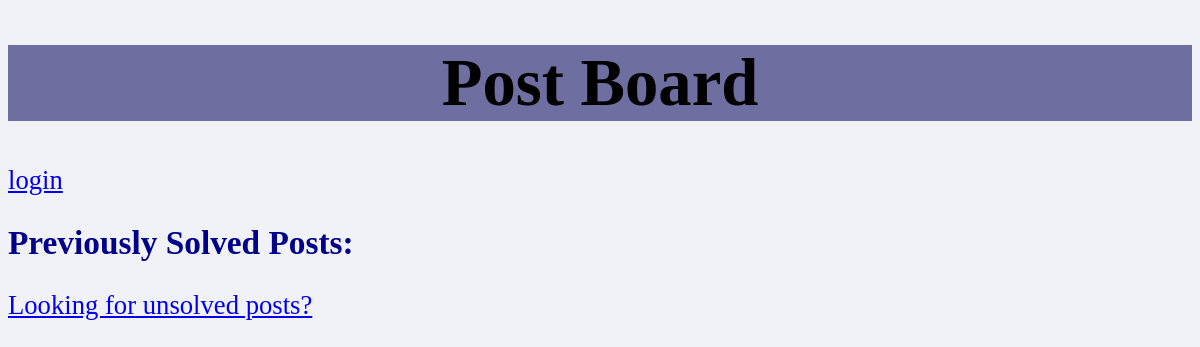
Before: /solved.php with the older database file.
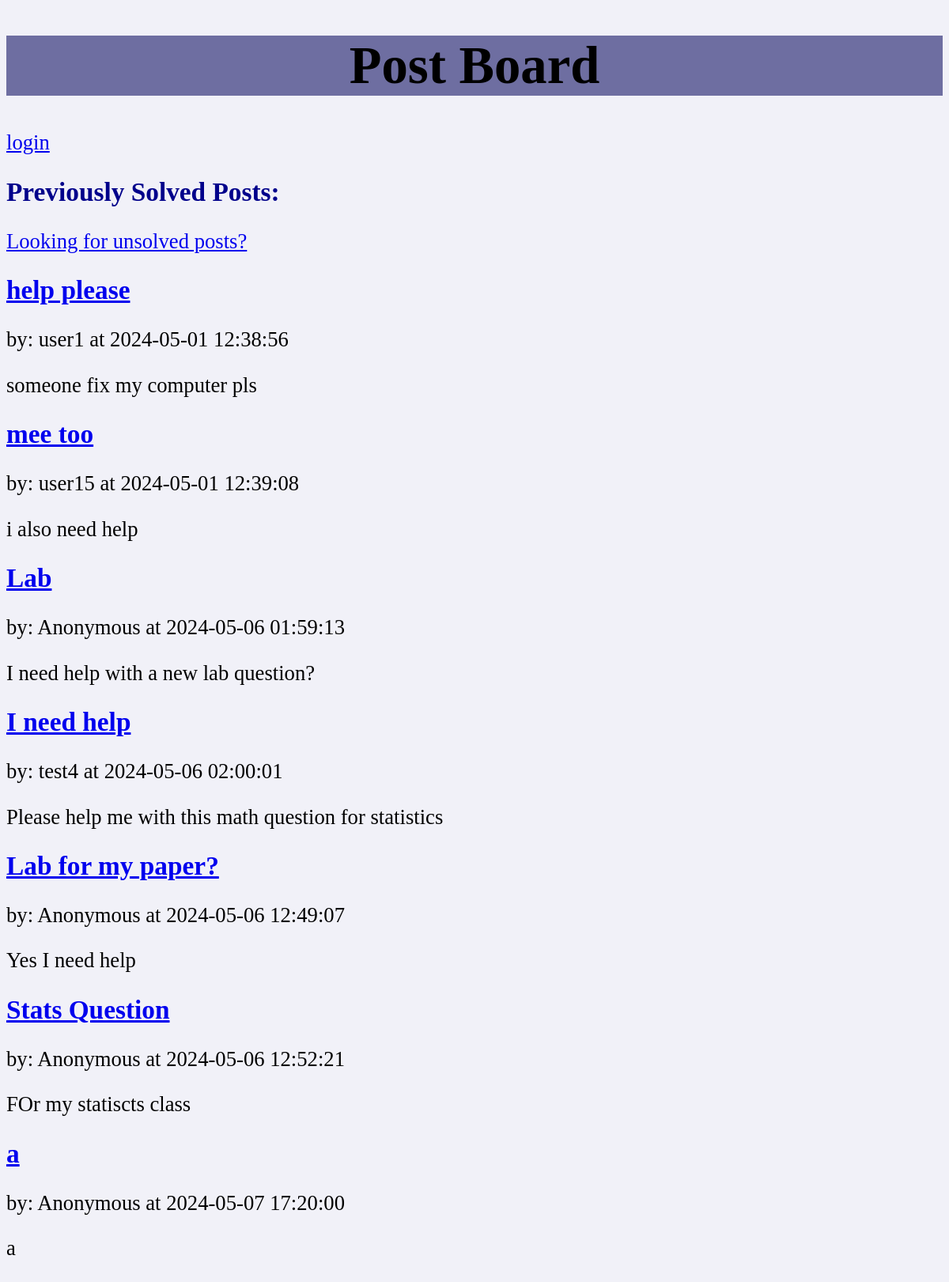
After: the same page with the newer database file.
### tables this page shows
CREATE TABLE `posts` (
  `userid` varchar(16) NOT NULL,
  `postid` int(16) NOT NULL,
  `title` varchar(32) NOT NULL,
  `content` text NOT NULL,
  `subjectName` varchar(30) NOT NULL,
  `solved` int(1) NOT NULL DEFAULT 0,
  `timest` timestamp NOT NULL DEFAULT current_timestamp()
);

### solved.php (the view, shortened to what this page needs)
<!DOCTYPE html>
<html>
<head>
    <link rel="stylesheet" href="homepage.css">
</head>
<body>
<h1>Post Board</h1>
<?php
if(isset($_SESSION["loggedin"]) && $_SESSION["loggedin"] == true)
{
    echo "<b>"."logged in as ";
    echo "<h3>".$_SESSION["name"]."</h3>";
    echo "<p><a href='logout.php'>logout</a></p>";
}
else{
    echo "<p><a href='login.php'>login</a></p>";
}
$db = new mysqli("localhost", "root", "", "postz");
$query = "SELECT * FROM posts WHERE solved=1";
$result = $db->query($query);
echo "<h2> Previously Solved Posts: </h2>";
echo "<p><a href='index.php'>Looking for unsolved posts?</a></p>";
while ($row = $result->fetch_assoc()) {
    echo "<h2><a href='solvedReplys.php?postid={$row['postid']}'>{$row['title']}</a></h2>";
    echo "<p>by: {$row['userid']} at {$row['timest']}</p>";
    echo "<p>{$row['content']}</p>";
}
?>
</body>
</html>

Changed rows visible on the page:
now on this page (row edited): posts: title "help please", userid "user1", timest "2024-05-01 12:38:56", content "someone fix my computer pls"
now on this page (row edited): posts: title "mee too", userid "user15", timest "2024-05-01 12:39:08", content "i also need help"
added posts: title "Lab", userid "Anonymous", timest "2024-05-06 01:59:13", content "I need help with a new lab question?"
added posts: title "I need help", userid "test4", timest "2024-05-06 02:00:01", content "Please help me with this math question for statistics"
added posts: title "Lab for my paper?", userid "Anonymous", timest "2024-05-06 12:49:07", content "Yes I need help"
added posts: title "Stats Question", userid "Anonymous", timest "2024-05-06 12:52:21", content "FOr my statiscts class"
added posts: title "a", userid "Anonymous", timest "2024-05-07 17:20:00", content "a"
